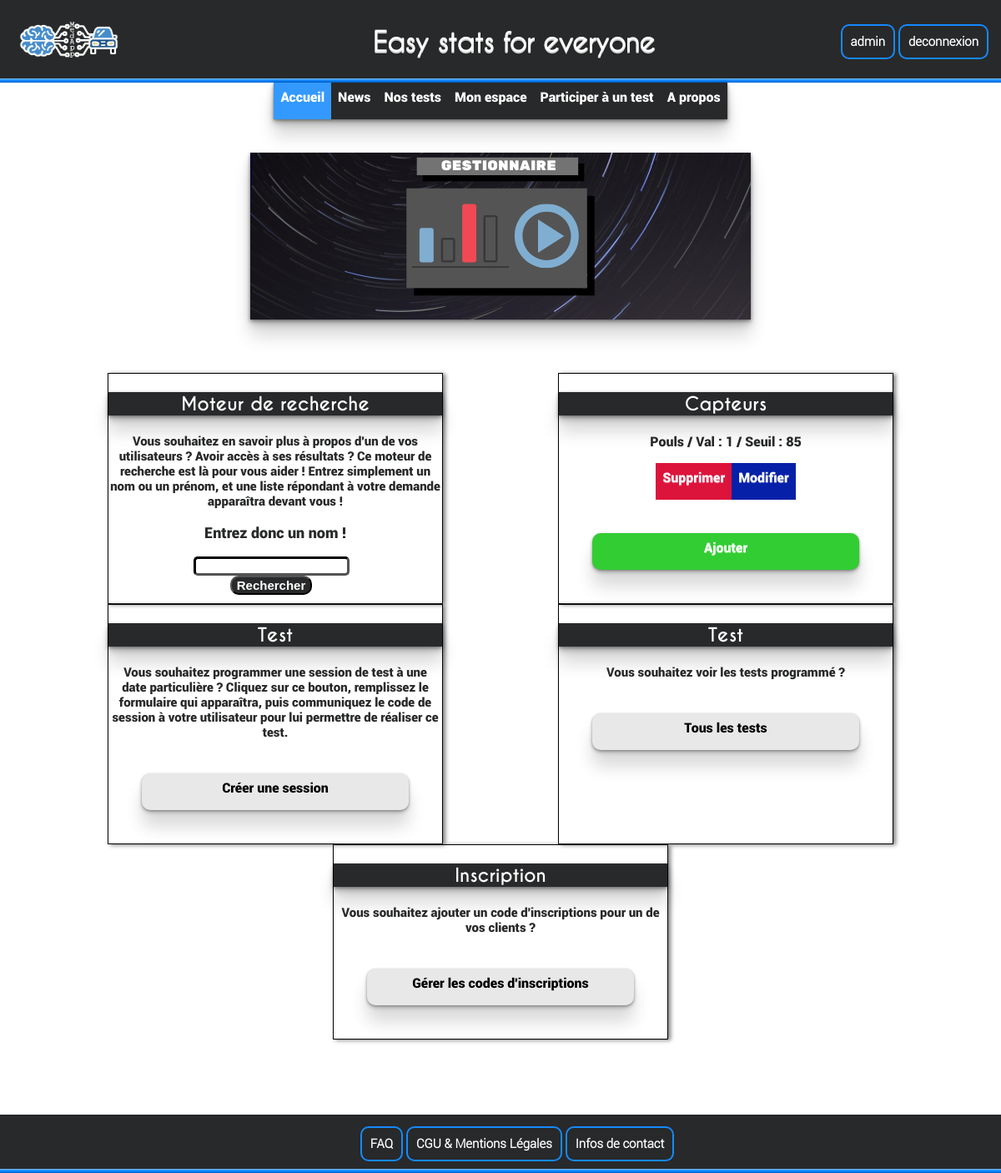
Screenshot of /page_gestionnaire.php (signed in) with the database file from the repository.
### tables this page shows
CREATE TABLE IF NOT EXISTS `capteur` (
  `idCapteur` int(11) NOT NULL AUTO_INCREMENT,
  `Type` varchar(100) NOT NULL,
  `Valeur` double NOT NULL,
  `seuil` double NOT NULL,
  `Date` date DEFAULT NULL,
  `idBoitier` int(11) NOT NULL,
  PRIMARY KEY (`idCapteur`),
  KEY `idBoitier` (`idBoitier`)
);

### page_gestionnaire.php (called while the page is built, shortened)
<?php
include_once("includes/AccesBase.php");
$capteurs = $db->query('SELECT * FROM capteur ORDER BY idCapteur DESC');
include_once('Vues/page_gestionnaire.vue.php');
?>

### Vues/page_gestionnaire.vue.php (the view, shortened to what this page needs)
<!DOCTYPE HTML>
<html>
  <head>
	<link rel="stylesheet" type="text/css" href="design/page_gestionnaire.css">
  </head>
  <body>
    <header><?php include_once('includes/header.php'); ?></header>
    <div id = "main">
      <div align="center">
        <img class="bannière" src="ressources/page_gestionnaire.png" alt="Alt text"/>
      </div>
      <div class="options">
        <div class="catégorie">
          <p class="titre_catég"> Moteur de recherche </p>
          <p class="intro"> Vous souhaitez en savoir plus à propos d'un de vos utilisateurs ? Avoir accès à ses résultats ? Ce moteur de
          recherche est là pour vous aider ! Entrez simplement un nom ou un prénom, et une liste répondant à votre demande apparaîtra devant vous ! </p>
          <center>
            <p class="titre_search"> Entrez donc un nom ! </p>
            <section class="moteur_recherche">
              <div class="recherche">
                <form method="post" action="resultat_recherche.php">
                    <input type="text" name="keywords" class="champ_saisie"><br/>
                    <input type="submit" value="Rechercher" class="bouton_recherche">
                </form>
              </div>
            </section>
          </center>
        </div>
        <div class="catégorie">
          <p class="titre_catég"> Capteurs </p>
            <?php while($c = $capteurs->fetch()){ ?>
              <p class="capteur"><?= $c['Type'] ?> / Val : <?=$c['Valeur'] ?>
              / Seuil :  <?= $c['seuil'] ?></p>
          <ul class="Actions">
            <li class="Del_cap"><a href="page_admin.php?delete_cap=<?= $c['idCapteur']?>" onclick="return confirm('Etes-vous sûr de vouloir effectuer la suppresion ?');">Supprimer</a></li>
            <li class="Modif_cap"><a href="page_capteur.php?modif_cap=<?= $c['idCapteur']?>">Modifier</a> </li>
          </ul>
          <?php } ?>
          <a class="Add_cap" href="add_capteur.php">Ajouter</a>
        </div>
        <div class="catégorie">
          <p class="titre_catég"> Test </p>
          <p class="intro"> Vous souhaitez programmer une session de test à une date particulière ? Cliquez sur ce bouton, remplissez le formulaire
          qui apparaîtra, puis communiquez le code de session à votre utilisateur pour lui permettre de réaliser ce test. </p>
          <a class="création_test" href="Creation_test.php">Créer une session</a>
        </div>
        <div class="catégorie">
          <p class="titre_catég"> Test </p>
          <p class="intro"> Vous souhaitez voir les tests programmé ?</p>
          <a class="création_test" href="affichageTest.php">Tous les tests</a>
        </div>
        <div class="catégorie">
          <p class="titre_catég"> Inscription </p>
          <p class="intro"> Vous souhaitez ajouter un code d'inscriptions pour un de vos clients ?</p>
          <a class="création_test" href="gestionCodeInscription.php">Gérer les codes d'inscriptions</a>
        </div>
      </div>
    </div>
    <footer><?php include_once('includes/footer.php'); ?></footer>
  </body>
</html>

### design/page_gestionnaire.css (style rules this page uses)
body { margin:0; }
.bannière { box-shadow: 0 1px 3px rgba(0, 0, 0, .3), 0 3px 5px rgba(0, 0, 0, .2), 0 5px 10px rgba(0, 0, 0, .2), 0 20px 20px rgba(0, 0, 0, .15); }
.options { margin:5%; display:flex; justify-content: space-around; flex-wrap: wrap; }
.catégorie { box-shadow: 3px 1px 5px grey; border: 1px solid black; width:400px; height: auto; }
.titre_catég { font-family: CaviarDreams-Bold; font-size: 22px; text-align: center; color: white; background-color: #28292A; box-shadow: 0 1px 3px rgba(0, 0, 0, .3), 0 3px 5px rgba(0, 0, 0, .2), 0 5px 10px rgba(0, 0, 0, .2), 0 20px 20px rgba(0, 0, 0, .15); }
.intro { margin: 2px; font-family: Roboto-Black; font-size: 15px; text-align: center; color: #28292A; }
.titre_search { font-family: Roboto-Black; font-size:18px; text-align: center; color: #28292A; }
.recherche { margin-right: 10px; }
.champ_saisie { border-radius: 5px; border-width: 3px; border-color: black; }
.bouton_recherche { border-radius: 10px; font-weight: bold; font-size:15px; color: white; background: #28292A; transition: all .2s; }
.création_test { font-family: Roboto-Black; display: block; text-align: center; color: black; text-decoration: none; margin: 10%; background-color: #e9e8e8; border-radius: 10px; padding: 8px 8px 17px 8px; text-shadow: 0 1px 0 rgba(255, 255, 255, .4); box-shadow: 0 1px 3px rgba(0, 0, 0, .3), 0 3px 5px rgba(0, 0, 0, .2), 0 20px 20px rgba(0, 0, 0, .15); transition: all .2s; }
.capteur { font-family: Roboto-Black; text-align: center; color: #28292A; }
.Add_cap { background-color: #32CD32; font-family: Roboto-Black; display: block; text-align: center; color: white; text-decoration: none; padding: 8px 8px 17px 8px; text-shadow: 0 1px 0 rgba(255, 255, 255, .4); margin:10%; border-radius:10px; box-shadow: 0 1px 3px rgba(0, 0, 0, .3), 0 3px 5px rgba(0, 0, 0, .2), 0 20px 20px rgba(0, 0, 0, .15); transition: all .4s; }
.Del_cap { background-color: #DC143C; }
.Modif_cap { background-color: #0620A8; }
.Actions { display:table; width:auto; margin: auto; padding: 0; list-style-type: none; margin-bottom: 5%; }
.Actions li { display: table-cell; }
.Actions li a { font-family: Roboto-Black; display: block; text-align: center; color: white; text-decoration: none; padding: 8px 8px 17px 8px; text-shadow: 0 1px 0 rgba(255, 255, 255, .4); transition: all .4s; }

### design/footer.css (style rules this page uses)
footer { display:flexbox; position: relative; min-height: 100px; bottom: 0; left: 0; right: 0; top: auto; }

### rows the page displays
capteur: Type "Pouls", Valeur "1", seuil "85"

### other values shown
$_SESSION['login'] "admin"
